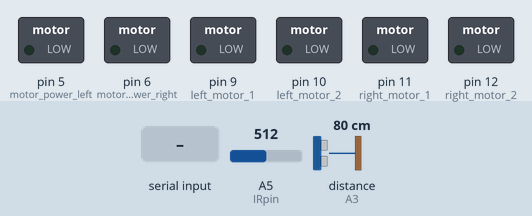
This sketch was run on a simulated Arduino Uno, built with avr-gcc and run on an emulated ATmega328P. Parts: switched loads named in the sketch (green lamp = pin HIGH). Wiring (inferred from the names in the program): ultrasonic range finder: trigger A4; echo A3. The inputs (shaded band) are chosen by the test bench; at power-on: A5 (IRpin) = 512, distance to the obstacle (sensor on A3) 80 cm. The echo pulse lasts 58.3 µs per cm; pins used as bus, display or sensor lines are not drawn.

Above: at 1.2 s.
1.3 s: "s" received over Serial
At 2.3 s:
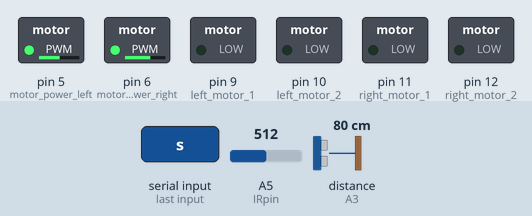
2.8 s: "1" received over Serial
At 3.4 s:
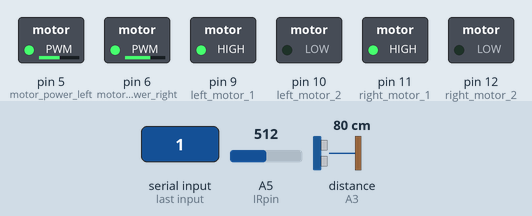
4.3 s: "3" received over Serial
At 4.6 s:
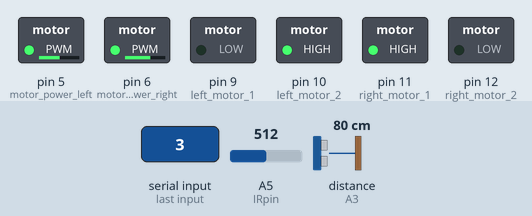
5.8 s: "4" received over Serial
At 7.0 s:
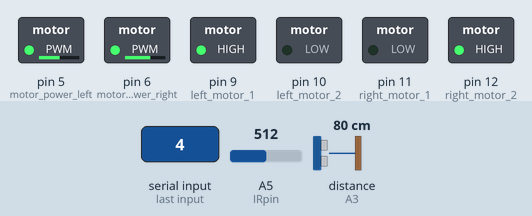
7.3 s: "2" received over Serial
At 8.2 s:
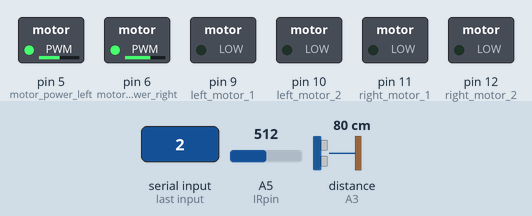
8.8 s: A5 (IRpin) set to 351
10.3 s: A5 (IRpin) set to 330
At 11.5 s:
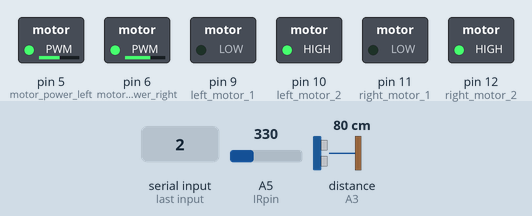
Timing chart, 0 to 12.8 s (numbered marks = the images above; inputs shaded):
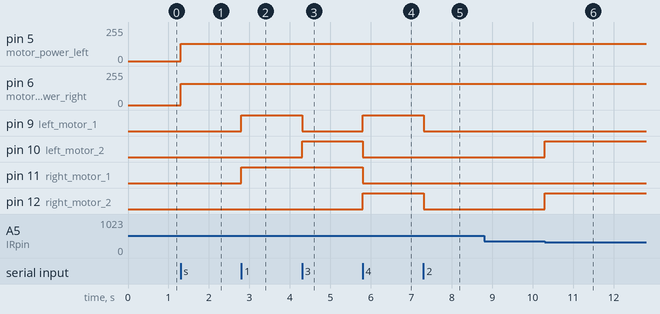

Measured:
- the behaviour switches between 338 and 337 on A5 (IRpin) (found by bisection; images 5 and 6)
- after the input at 1.3 s, pin 5 (motor_power_left): 0/255 → 130/255 at once; pin 6 (motor_power_right): 0/255 → 160/255 at once
- after the input at 2.8 s, pin 9 (left_motor_1), pin 11 (right_motor_1): LOW → HIGH at once
- after the input at 4.3 s, pin 9 (left_motor_1): HIGH → LOW at once; pin 10 (left_motor_2): LOW → HIGH at once
- after the input at 5.8 s, pin 9 (left_motor_1), pin 12 (right_motor_2): LOW → HIGH at once; pin 10 (left_motor_2), pin 11 (right_motor_1): HIGH → LOW at once
- after the input at 7.3 s, pin 9 (left_motor_1), pin 12 (right_motor_2): HIGH → LOW at once
- after the input at 8.8 s, every drawn part: stays the same
- after the input at 10.3 s, pin 10 (left_motor_2), pin 12 (right_motor_2): LOW → HIGH at once

The sketch:

Remote_control_code.ino
```cpp
#include <QTRSensors.h>
#include <SoftwareSerial.h>

#define SAFETY_DISTANCE 15

//pins from ultrasonic sensor (front)
int echoPin = A3; // transmitter
int trigPin = A4; // receiver
long duration;
long cm;

//pins from infra-red sensor (back)
int IRpin = A5;
int cmIR;
float volts;

/*LEFT MOTOR PARAMETERS*/
int left_motor_1 = 9;
int left_motor_2 = 10;
int motor_power_left = 5;

/*RIGHT MOTOR PARAMETERS*/
int right_motor_1 = 11;
int right_motor_2 = 12;
int motor_power_right = 6;

char aux ;
char command;

void setup()
{

    // put your setup code here, to run once:
    Serial.begin(9600);
    //set the pins for ultrasonic sensor
    pinMode(trigPin, OUTPUT);
    pinMode(echoPin, INPUT);

    //set the pins of the left motor as outputs in order
    //to set below the speed and the direction of the motor
    pinMode(motor_power_left, OUTPUT);
    pinMode(left_motor_1, OUTPUT);
    pinMode(left_motor_2, OUTPUT);


    //set the pins of the right motor as outputs in order
    //to set below the speed and the direction of the motor
    pinMode(motor_power_right, OUTPUT);
    pinMode(right_motor_1, OUTPUT);
    pinMode(right_motor_2, OUTPUT);

    //default value
    aux = '-';
}


void loop()
{
    //get the distance from sensors
    getDistanceFromSensors();

    if(Serial.available() > 0)
    {

    //we use "command" variable to read incoming serial data
    //which are sent when we push a button in the android app.

    command = Serial.read();

    if(!isDigit(command))
    {

      aux = command ;

    }

    if(aux == '-')   //case when there is no speed selected
      {

        // no speed is selected from the app so the car won't move
        analogWrite(motor_power_right,0);
        analogWrite(motor_power_left, 0);

      }
      else if(aux == 's' )   //case when speed "slow" is selected
      {

        //the car will move with half of speed
        analogWrite(motor_power_right,160);
        analogWrite(motor_power_left, 130);

      }
      else     //case when speed "fast" is selected
      {

        //the car will move with full speed
        analogWrite(motor_power_right,245);
        analogWrite(motor_power_left, 190);

       }
        // these cases will take place depending on which
        //button the user will push in the android app
    }

    switch(command)
    {

      case '1': //forward

      if(cm < SAFETY_DISTANCE)
      {

       Stop();

      }
      else
      {

       Forward();

      }

      break;

//-----------------------------------------------------------------
      case '2': //backwards
      if(cmIR < SAFETY_DISTANCE)
      {

       Stop();

      }
      else
      {

       Backwards();

      }
      break;
//-----------------------------------------------------------------
      case '3': //left

       Left();

      break;
//-----------------------------------------------------------------
      case '4'://right

      Right();

      break;
//-----------------------------------------------------------------
      default:

      Stop();

//right_motor_1 = high -> motorul se roteste in fata
//right_motor_2 = high -> motorul se roteste in spate
//left_motor_1 = high -> motorul se roteste in fata
//left_motor_2 = high -> motorul se roteste in spate
    }
  }

  void getDistanceFromSensors()
{
    //ultrasonic sensor (front)
    digitalWrite(trigPin, LOW);
    delayMicroseconds(5);
    digitalWrite(trigPin, HIGH);
    delayMicroseconds(10);
    digitalWrite(trigPin, LOW);

    duration = pulseIn(echoPin, HIGH);
    cm = (duration/2) / 29.1;

    //Infra-Red sensor (back)
    // sharp sensor

    volts = analogRead(IRpin)*0.0048828125;
    cmIR = 26*pow(volts, -1.10);
}

void Forward()
{
      //right motor
     digitalWrite(right_motor_1, HIGH);
     digitalWrite(right_motor_2, LOW);

     //left motor
     digitalWrite(left_motor_1, HIGH);
     digitalWrite(left_motor_2, LOW);


}

void Backwards()
{
     //right motor
     digitalWrite(right_motor_1, LOW);
     digitalWrite(right_motor_2, HIGH);

     //left motor
     digitalWrite(left_motor_1, LOW);
     digitalWrite(left_motor_2, HIGH);


}

void Right()
{
     //right motor
     digitalWrite(right_motor_1, LOW);
     digitalWrite(right_motor_2, HIGH);

     //left motor
     digitalWrite(left_motor_1, HIGH);
     digitalWrite(left_motor_2, LOW);
}

void Left()
{
     //right motor
     digitalWrite(right_motor_1, HIGH);
     digitalWrite(right_motor_2, LOW);


     //left motor
     digitalWrite(left_motor_1, LOW);
     digitalWrite(left_motor_2, HIGH);
}

void Stop()
{
     //right motor
     digitalWrite(right_motor_1, LOW);
     digitalWrite(right_motor_2, LOW);

     //left motor
     digitalWrite(left_motor_1, LOW);
     digitalWrite(left_motor_2, LOW);
}
```
